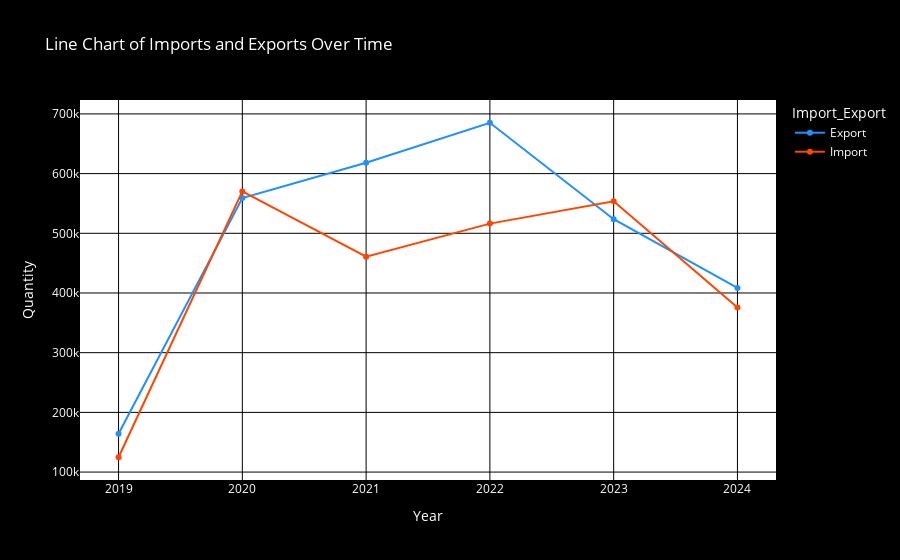

This figure's notebook cell:
### Code cell
# Line chart of Import_Export over time

# Convert the 'Date' column to datetime format, specify the format
df_uq['Date'] = pd.to_datetime(df_uq['Date'], format='%m/%d/%Y', errors='coerce')

# Check for any conversion issues
if df_uq['Date'].isnull().any():
    print("There are some invalid dates in the DataFrame.")

# Extract the year from the 'Date' column
df_uq['Year'] = df_uq['Date'].dt.year

# Aggregate data by year and Import/Export category
import_export_summary = df_uq.groupby(['Year', 'Import_Export']).agg({'Quantity': 'sum'}).reset_index()

# Create line chart using Plotly with vibrant colors
fig = px.line(import_export_summary, x='Year', y='Quantity', color='Import_Export', 
              title='Line Chart of Imports and Exports Over Time', markers=True,
              color_discrete_map={'Import': '#FF4500', 'Export': '#1E90FF'})  # Tomato and Lime Green

# Update layout with black background and white font
fig.update_layout(
    paper_bgcolor="black", 
    plot_bgcolor="white",  # Set plot background to black
    font_color="white", 
    legend_font_color="white", 
    title_font_color="white",
    xaxis=dict(gridcolor='black'),  # Set x-axis gridlines to black
    yaxis=dict(gridcolor='black')   # Set y-axis gridlines to black
)

# Display the plot
fig.show()

### Figure 1 — Plotly figure (JSON) as saved in the notebook; plotly's stock layout.template omitted (floating-point values rounded to 4 significant figures)
{"data": [{"hovertemplate": "Import_Export=Export<br>Year=%{x}<br>Quantity=%{y}<extra></extra>", "legendgroup": "Export", "line": {"color": "#1E90FF", "dash": "solid"}, "marker": {"symbol": "circle"}, "mode": "lines+markers", "name": "Export", "orientation": "v", "showlegend": true, "type": "scatter", "x": [2019, 2020, 2021, 2022, 2023, 2024], "xaxis": "x", "y": [164110, 559127, 618213, 685199, 523582, 408561], "yaxis": "y"}, {"hovertemplate": "Import_Export=Import<br>Year=%{x}<br>Quantity=%{y}<extra></extra>", "legendgroup": "Import", "line": {"color": "#FF4500", "dash": "solid"}, "marker": {"symbol": "circle"}, "mode": "lines+markers", "name": "Import", "orientation": "v", "showlegend": true, "type": "scatter", "x": [2019, 2020, 2021, 2022, 2023, 2024], "xaxis": "x", "y": [124825, 570194, 460770, 516238, 553702, 375756], "yaxis": "y"}], "layout": {"autosize": true, "font": {"color": "white"}, "legend": {"font": {"color": "white"}, "title": {"text": "Import_Export"}, "tracegroupgap": 0}, "paper_bgcolor": "black", "plot_bgcolor": "white", "title": {"font": {"color": "white"}, "text": "Line Chart of Imports and Exports Over Time"}, "xaxis": {"anchor": "y", "autorange": true, "domain": [0, 1], "gridcolor": "black", "range": [2019.0, 2024.0], "title": {"text": "Year"}, "type": "linear"}, "yaxis": {"anchor": "x", "autorange": true, "domain": [0, 1], "gridcolor": "black", "range": [78580.0, 731400.0], "title": {"text": "Quantity"}, "type": "linear"}}}
